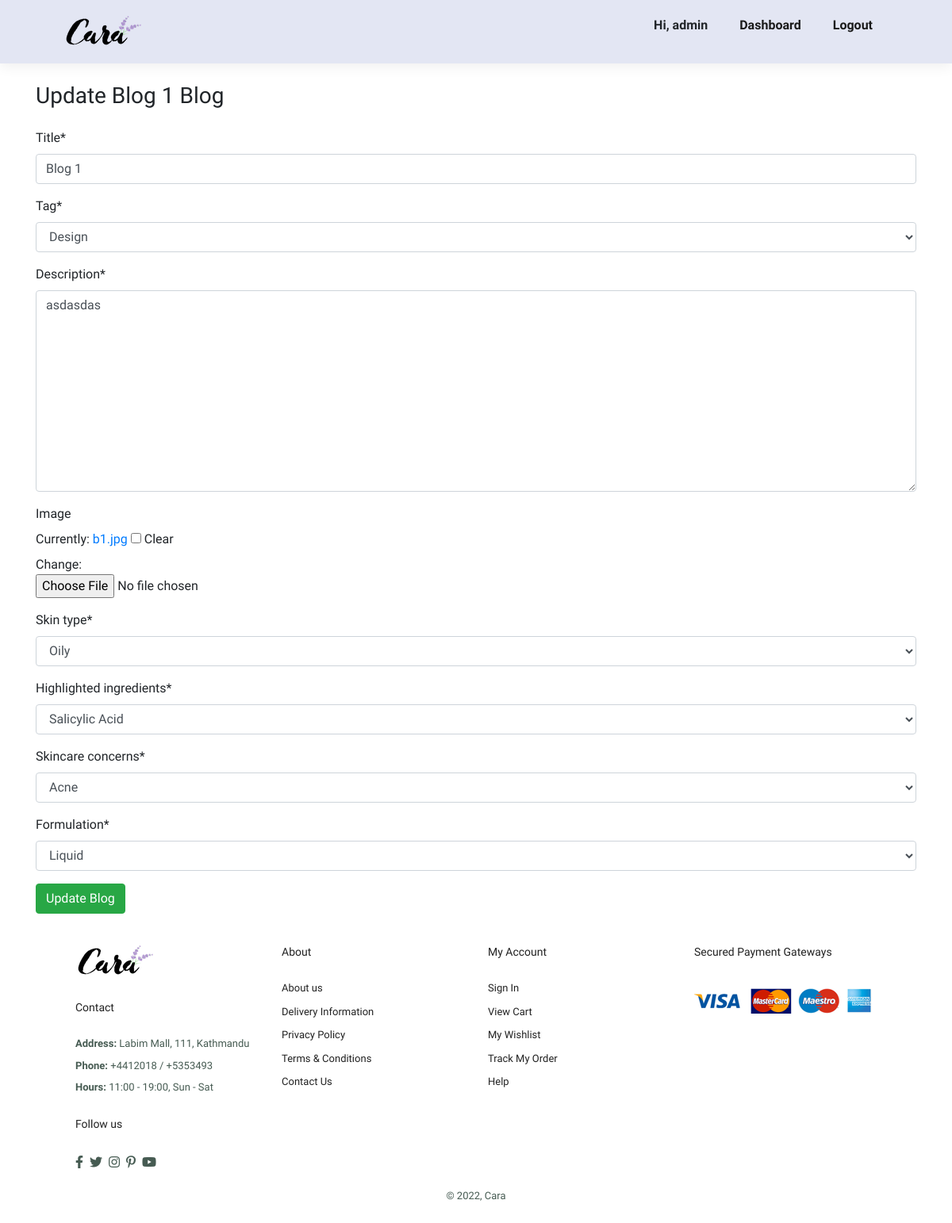
/blog/blog-1/update (signed in), run on the app's committed database.
### store/models.py (models this page shows, shortened)
class Blog(models.Model):
	BLOG_TAGS = (
		("design", "Design"),
		("fashion", "Fashion")
	)
	SKIN_TYPES = (
	(	'normal', "Normal"),
	('combination', 'Combination'),
	('oily', "Oily")
	)
	SKINCARE_CONCERNS = (
		('dullness', 'Dullness'),
		("uneventexture",'Uneven Texture'),
		('acne', 'Acne'),
		('blemishes','Blemishes')
	)
	FORMULATION = (
		('liquid', "Liquid"),
	)
	HIGHLIGHTED_INGREDIENTS = (
	('ga','Glycolic Acid'),
	('la','Lactic Acid'),
	('sa','Salicylic Acid'),
	)
	user = models.ForeignKey(User, on_delete=models.CASCADE)
	title = models.CharField(max_length=200, null=False)
	description = models.TextField()
	tag= models.CharField(max_length=10, choices=BLOG_TAGS)
	slug = models.SlugField(unique=True, max_length=100)
	published_at = models.DateField(auto_now_add=True)
	image = models.ImageField(null=True, blank=True)
	skin_type = MultiSelectField(choices=SKIN_TYPES, min_choices=1)
	highlighted_ingredients = MultiSelectField(choices=HIGHLIGHTED_INGREDIENTS, min_choices=1)
	skincare_concerns = MultiSelectField(choices=SKINCARE_CONCERNS, min_choices= 1)
	formulation = models.CharField(max_length=10, choices=FORMULATION)
	def __str__(self):
		return self.title

### store/views.py (the view)
# urls.py: path('blog/<slug>/update', views.BlogUpdateView.as_view(template_name="admin/blog_update_form.html"), name="blog_update_form"),
class BlogUpdateView(LoginRequiredMixin, SuccessMessageMixin, UpdateView):
	login_url = "/login/"
	model = Blog
	fields = ["title", "tag", "description", "image", 'skin_type','highlighted_ingredients','highlighted_ingredients','skincare_concerns','formulation']
	template_name_suffix: str = "_update_form"
	success_url = '/all-blogs/'
	success_message = "Updated Blog Successfully"

### store/templates/admin/blog_update_form.html (shortened to what this page needs)
{% extends "base/index.html" %}
{% block content %}
{% load crispy_forms_tags %}
<div class="container">
  <h3 class="my-4">Update {{object}} Blog</h3>
<form enctype="multipart/form-data" method="post">
  {{ form | crispy}}
  <button type="submit" class="btn btn-success">Update Blog</button>
</form>
</div>
{% endblock %}

### store/templates/base/index.html (shortened to what this page needs)
{% load static %}
<!DOCTYPE html>
<html lang="en">
  <head>
    <link rel="stylesheet" href="https://stackpath.bootstrapcdn.com/bootstrap/4.4.1/css/bootstrap.min.css">
    <link
      rel="stylesheet"
      href="https://pro.fontawesome.com/releases/v5.10.0/css/all.css"
    />
    <link rel="stylesheet" href="{% static 'css/style.css' %}" />
  </head>
  <body>
    <section id="header">
      <a href="#"><img src="{% static 'images/logo.png' %}" class="logo" alt="" /></a>
      <div>
        <ul id="navbar">
          {% if request.user.is_superuser %}
            <li><strong>
            Hi, {{request.user.username}}
         </strong> </li>
            <li><a href="{% url 'admin_dashboard' %}">Dashboard</a></li>
          <li><a href="{% url 'logout' %}">Logout</a></li>
          {% endif %}
        </ul>
      </div>
    </section>
    {% block content %}
    {% endblock %}
    <footer class="section-p1">
      <div class="col">
        <img class="logo" src="{% static 'images/logo.png' %}" alt="" />
        <h4>Contact</h4>
        <p><strong> Address: </strong>Labim Mall, 111, Kathmandu</p>
        <p><strong> Phone: </strong>+4412018 / +5353493</p>
        <p><strong> Hours: </strong>11:00 - 19:00, Sun - Sat</p>
        <div class="follow">
          <h4>Follow us</h4>
          <div class="icon">
            <i class="fab fa-facebook-f"></i>
            <i class="fab fa-twitter"></i>
            <i class="fab fa-instagram"></i>
            <i class="fab fa-pinterest-p"></i>
            <i class="fab fa-youtube"></i>
          </div>
        </div>
      </div>
      <div class="col">
        <h4>About</h4>
        <a href="#">About us</a>
        <a href="#">Delivery Information</a>
        <a href="#">Privacy Policy</a>
        <a href="#">Terms & Conditions</a>
        <a href="#">Contact Us</a>
      </div>
      <div class="col">
        <h4>My Account</h4>
        <a href="#">Sign In</a>
        <a href="#">View Cart</a>
        <a href="#">My Wishlist</a>
        <a href="#">Track My Order</a>
        <a href="#">Help</a>
      </div>
      <div class="col install">
        <h4>Secured Payment Gateways</h4>
        <img src="/static/images/pay/pay.png" alt="" />
      </div>
      <div class="copyright">
        <p>© 2022, Cara</p>
      </div>
    </footer>
  </body>
  </html>

### static/css/style.css (style rules this page uses)
* { margin: 0; padding: 0; box-sizing: border-box; font-family: 'Spartan', sans-serif; }
html { --scrollbarBG: #cfd8dc; --thumbBG: #98a0c0; }
body { scrollbar-width: thin; scrollbar-color: var(--thumbBG) var(--scrollbarBG); }
h4 { font-size: 20px; color: #222; }
p { font-size: 16px; color: #465b52; margin: 15px 0 20px 0; }
.section-p1 { padding: 40px 80px; }
body { width: 100%; }
#header { display: flex; align-items: center; justify-content: space-between; padding: 20px 80px; background-color: #e3e6f3; box-shadow: 0 5px 15px rgba(0, 0, 0, 0.06); z-index: 999; position: sticky; top: 0; left: 0; }
#navbar { display: flex; align-items: center; justify-content: center; }
#navbar li { list-style: none; padding: 0 20px; position: relative; }
#navbar li a { text-decoration: none; font-size: 16px; font-weight: 600; color: #1a1a1a; transition: 0.3s ease; }
footer { display: flex; flex-wrap: wrap; justify-content: space-between; }
footer .col { display: flex; flex-direction: column; align-items: flex-start; margin-bottom: 20px; }
footer .logo { margin-bottom: 30px; }
footer h4 { font-size: 14px; padding-bottom: 20px; }
footer p { font-size: 13px; margin: 0 0 8px 0; }
footer a { font-size: 13px; text-decoration: none; color: #222; margin-bottom: 10px; }
footer .follow { margin-top: 20px; }
footer .follow i { color: #465b52; padding-right: 4px; cursor: pointer; }
footer .install img { margin: 10px 0 15px 0; }
footer .copyright { width: 100%; text-align: center; }

### data on the page
Blog: title "Blog 1", tag "Design", description "asdasdas", skin_type "Oily", highlighted_ingredients "Salicylic Acid", skincare_concerns "Acne", formulation "Liquid"

### other printed values
{{ request.user.username }} "admin"
